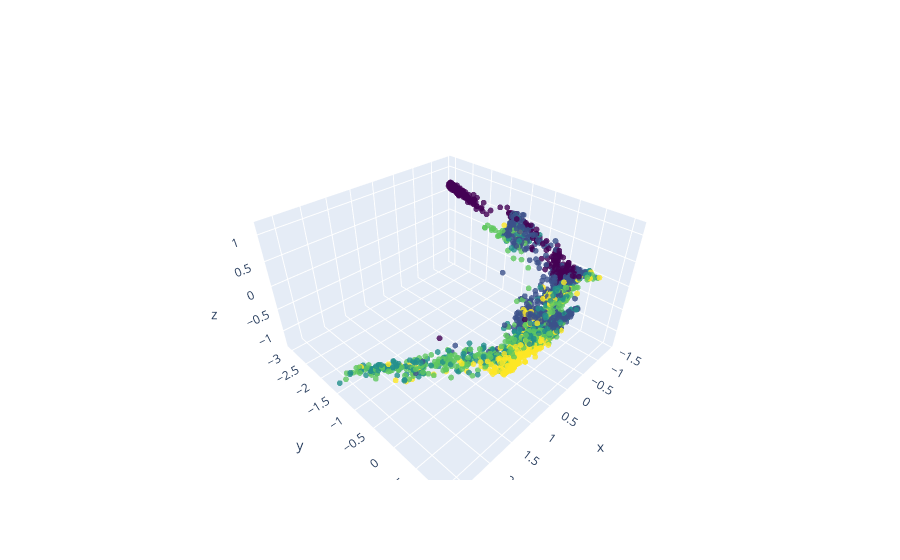

The notebook cell this image was saved under:
### Code cell
# Plotly
import plotly
import plotly.graph_objs as go

fig = go.Figure()
fig.add_trace(go.Scatter3d(x=encodings[:,0], y=encodings[:,1], z=encodings[:,2], 
                           mode='markers', marker=dict(size=2, color=data['colors'], colorscale='Viridis', opacity=0.8)))

### Figure 1 — Plotly figure (JSON) as saved in the notebook; plotly's stock layout.template omitted (floating-point values rounded to 4 significant figures; data arrays with more than 128 entries replaced by an {"elided": "..."} marker saying what was removed)
{"data": [{"marker": {"color": {"elided": "3000 int values"}, "colorscale": [[0, "#440154"], [0.1111, "#482878"], [0.2222, "#3e4989"], [0.3333, "#31688e"], [0.4444, "#26828e"], [0.5556, "#1f9e89"], [0.6667, "#35b779"], [0.7778, "#6ece58"], [0.8889, "#b5de2b"], [1, "#fde725"]], "opacity": 0.8, "size": 2}, "mode": "markers", "type": "scatter3d", "x": {"elided": "3000 float values"}, "y": {"elided": "3000 float values"}, "z": {"elided": "3000 float values"}}], "layout": {}}
